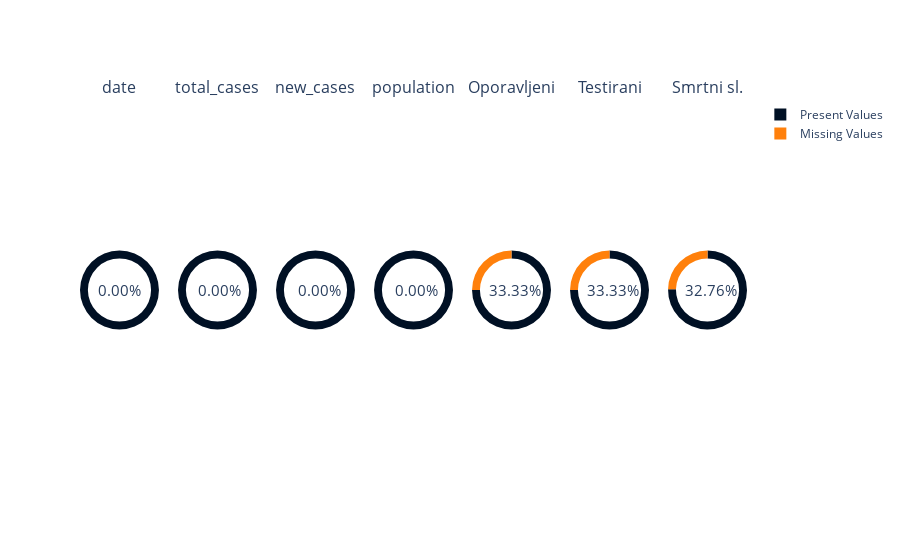

The notebook cell this image was saved under:
### Code cell
MissingDataPlot(missingData)

### Figure 1 — Plotly figure (JSON) as saved in the notebook; plotly's stock layout.template omitted (floating-point values rounded to 4 significant figures)
{"data": [{"domain": {"x": [0, 0.1184], "y": [0, 1]}, "hole": 0.8, "hoverinfo": "label+value", "labels": ["Missing Values", "Present Values"], "marker": {"colors": ["#FF800B", "#001024"]}, "textinfo": "none", "type": "pie", "values": [0, 308]}, {"domain": {"x": [0.1469, 0.2653], "y": [0, 1]}, "hole": 0.8, "hoverinfo": "label+value", "labels": ["Missing Values", "Present Values"], "marker": {"colors": ["#FF800B", "#001024"]}, "textinfo": "none", "type": "pie", "values": [0, 308]}, {"domain": {"x": [0.2939, 0.4122], "y": [0, 1]}, "hole": 0.8, "hoverinfo": "label+value", "labels": ["Missing Values", "Present Values"], "marker": {"colors": ["#FF800B", "#001024"]}, "textinfo": "none", "type": "pie", "values": [0, 308]}, {"domain": {"x": [0.4408, 0.5592], "y": [0, 1]}, "hole": 0.8, "hoverinfo": "label+value", "labels": ["Missing Values", "Present Values"], "marker": {"colors": ["#FF800B", "#001024"]}, "textinfo": "none", "type": "pie", "values": [0, 308]}, {"domain": {"x": [0.5878, 0.7061], "y": [0, 1]}, "hole": 0.8, "hoverinfo": "label+value", "labels": ["Missing Values", "Present Values"], "marker": {"colors": ["#FF800B", "#001024"]}, "textinfo": "none", "type": "pie", "values": [77, 231]}, {"domain": {"x": [0.7347, 0.8531], "y": [0, 1]}, "hole": 0.8, "hoverinfo": "label+value", "labels": ["Missing Values", "Present Values"], "marker": {"colors": ["#FF800B", "#001024"]}, "textinfo": "none", "type": "pie", "values": [77, 231]}, {"domain": {"x": [0.8816, 1.0], "y": [0, 1]}, "hole": 0.8, "hoverinfo": "label+value", "labels": ["Missing Values", "Present Values"], "marker": {"colors": ["#FF800B", "#001024"]}, "textinfo": "none", "type": "pie", "values": [76, 232]}], "layout": {"annotations": [{"font": {"size": 16}, "showarrow": false, "text": "date", "x": 0.05918, "xanchor": "center", "xref": "paper", "y": 1, "yanchor": "bottom", "yref": "paper"}, {"font": {"size": 16}, "showarrow": false, "text": "total_cases", "x": 0.2061, "xanchor": "center", "xref": "paper", "y": 1, "yanchor": "bottom", "yref": "paper"}, {"font": {"size": 16}, "showarrow": false, "text": "new_cases", "x": 0.3531, "xanchor": "center", "xref": "paper", "y": 1, "yanchor": "bottom", "yref": "paper"}, {"font": {"size": 16}, "showarrow": false, "text": "population", "x": 0.5, "xanchor": "center", "xref": "paper", "y": 1, "yanchor": "bottom", "yref": "paper"}, {"font": {"size": 16}, "showarrow": false, "text": "Oporavljeni", "x": 0.6469, "xanchor": "center", "xref": "paper", "y": 1, "yanchor": "bottom", "yref": "paper"}, {"font": {"size": 16}, "showarrow": false, "text": "Testirani", "x": 0.7939, "xanchor": "center", "xref": "paper", "y": 1, "yanchor": "bottom", "yref": "paper"}, {"font": {"size": 16}, "showarrow": false, "text": "Smrtni sl.", "x": 0.9408, "xanchor": "center", "xref": "paper", "y": 1, "yanchor": "bottom", "yref": "paper"}, {"font": {"size": 15}, "showarrow": false, "text": "0.00%", "x": 0.024, "y": 0.5}, {"font": {"size": 15}, "showarrow": false, "text": "0.00%", "x": 0.174, "y": 0.5}, {"font": {"size": 15}, "showarrow": false, "text": "0.00%", "x": 0.324, "y": 0.5}, {"font": {"size": 15}, "showarrow": false, "text": "0.00%", "x": 0.504, "y": 0.5}, {"font": {"size": 15}, "showarrow": false, "text": "33.33%", "x": 0.694, "y": 0.5}, {"font": {"size": 15}, "showarrow": false, "text": "33.33%", "x": 0.841, "y": 0.5}, {"font": {"size": 15}, "showarrow": false, "text": "32.76%", "x": 0.988, "y": 0.5}]}}
